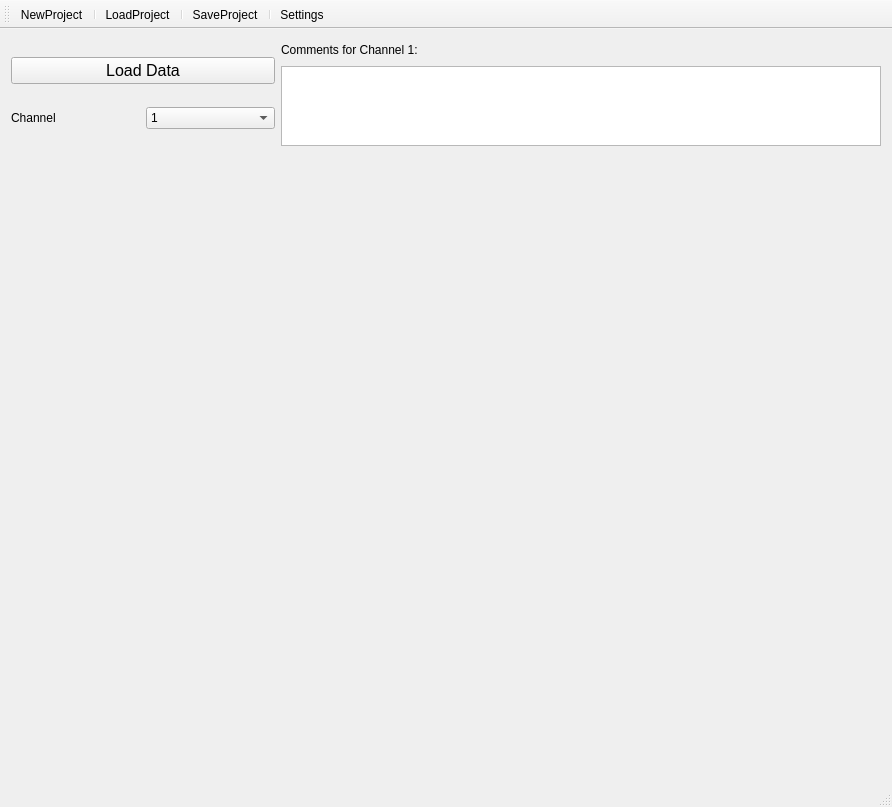
<?xml version="1.0" encoding="UTF-8"?>
<ui version="4.0">
 <class>VibraPlotterClass</class>
 <widget class="QMainWindow" name="VibraPlotterClass">
  <property name="geometry">
   <rect>
    <x>0</x>
    <y>0</y>
    <width>892</width>
    <height>807</height>
   </rect>
  </property>
  <property name="windowTitle">
   <string>VibraPlotter</string>
  </property>
  <widget class="QWidget" name="centralWidget">
   <layout class="QVBoxLayout" name="verticalLayout_2">
    <item>
     <layout class="QVBoxLayout" name="verticalLayout">
      <item>
       <layout class="QHBoxLayout" name="horizontalLayout">
        <property name="sizeConstraint">
         <enum>QLayout::SetFixedSize</enum>
        </property>
        <item>
         <layout class="QVBoxLayout" name="verticalLayout_3">
          <item>
           <widget class="QPushButton" name="LoadButton">
            <property name="font">
             <font>
              <pointsize>12</pointsize>
             </font>
            </property>
            <property name="text">
             <string>Load Data</string>
            </property>
            <property name="iconSize">
             <size>
              <width>20</width>
              <height>20</height>
             </size>
            </property>
           </widget>
          </item>
          <item>
           <layout class="QHBoxLayout" name="horizontalLayout_3">
            <item>
             <widget class="QLabel" name="label">
              <property name="sizePolicy">
               <sizepolicy hsizetype="Preferred" vsizetype="Fixed">
                <horstretch>0</horstretch>
                <verstretch>0</verstretch>
               </sizepolicy>
              </property>
              <property name="maximumSize">
               <size>
                <width>16777215</width>
                <height>30</height>
               </size>
              </property>
              <property name="text">
               <string>Channel</string>
              </property>
             </widget>
            </item>
            <item>
             <widget class="QComboBox" name="channel_combo_box">
              <item>
               <property name="text">
                <string>1</string>
               </property>
              </item>
              <item>
               <property name="text">
                <string>2</string>
               </property>
              </item>
              <item>
               <property name="text">
                <string>3</string>
               </property>
              </item>
              <item>
               <property name="text">
                <string>4</string>
               </property>
              </item>
              <item>
               <property name="text">
                <string>5</string>
               </property>
              </item>
              <item>
               <property name="text">
                <string>6</string>
               </property>
              </item>
              <item>
               <property name="text">
                <string>7</string>
               </property>
              </item>
             </widget>
            </item>
           </layout>
          </item>
         </layout>
        </item>
        <item>
         <layout class="QVBoxLayout" name="verticalLayout_5">
          <item>
           <widget class="QLabel" name="CommentsLbl">
            <property name="sizePolicy">
             <sizepolicy hsizetype="Preferred" vsizetype="Fixed">
              <horstretch>0</horstretch>
              <verstretch>0</verstretch>
             </sizepolicy>
            </property>
            <property name="maximumSize">
             <size>
              <width>150</width>
              <height>20</height>
             </size>
            </property>
            <property name="text">
             <string>Comments for Channel 1:</string>
            </property>
           </widget>
          </item>
          <item>
           <widget class="QTextEdit" name="ChannelComments">
            <property name="sizePolicy">
             <sizepolicy hsizetype="Fixed" vsizetype="Minimum">
              <horstretch>0</horstretch>
              <verstretch>0</verstretch>
             </sizepolicy>
            </property>
            <property name="minimumSize">
             <size>
              <width>600</width>
              <height>50</height>
             </size>
            </property>
            <property name="maximumSize">
             <size>
              <width>600</width>
              <height>80</height>
             </size>
            </property>
           </widget>
          </item>
         </layout>
        </item>
       </layout>
      </item>
      <item>
       <widget class="QCustomPlot" name="signalPlot" native="true">
        <zorder></zorder>
       </widget>
      </item>
      <item>
       <widget class="QCustomPlot" name="fourierPlot" native="true"/>
      </item>
     </layout>
    </item>
   </layout>
  </widget>
  <widget class="QToolBar" name="mainToolBar">
   <property name="sizePolicy">
    <sizepolicy hsizetype="Preferred" vsizetype="Fixed">
     <horstretch>0</horstretch>
     <verstretch>0</verstretch>
    </sizepolicy>
   </property>
   <property name="toolTipDuration">
    <number>-5</number>
   </property>
   <attribute name="toolBarArea">
    <enum>TopToolBarArea</enum>
   </attribute>
   <attribute name="toolBarBreak">
    <bool>false</bool>
   </attribute>
   <addaction name="actionNewProject"/>
   <addaction name="separator"/>
   <addaction name="actionLoadProject"/>
   <addaction name="separator"/>
   <addaction name="actionSaveProject"/>
   <addaction name="separator"/>
   <addaction name="actionSettings"/>
  </widget>
  <widget class="QStatusBar" name="statusBar"/>
  <action name="actionNewProject">
   <property name="icon">
    <iconset>
     <normaloff>Icons/New.png</normaloff>Icons/New.png</iconset>
   </property>
   <property name="text">
    <string>NewProject</string>
   </property>
   <property name="shortcut">
    <string>Ctrl+N</string>
   </property>
  </action>
  <action name="actionLoadProject">
   <property name="icon">
    <iconset>
     <normaloff>Icons/Load2.png</normaloff>Icons/Load2.png</iconset>
   </property>
   <property name="text">
    <string>LoadProject</string>
   </property>
  </action>
  <action name="actionSettings">
   <property name="icon">
    <iconset>
     <normaloff>Icons/Settings.png</normaloff>Icons/Settings.png</iconset>
   </property>
   <property name="text">
    <string>Settings</string>
   </property>
  </action>
  <action name="actionSaveProject">
   <property name="icon">
    <iconset>
     <normaloff>Icons/Save.png</normaloff>Icons/Save.png</iconset>
   </property>
   <property name="text">
    <string>SaveProject</string>
   </property>
   <property name="toolTip">
    <string>Save Project</string>
   </property>
  </action>
 </widget>
 <layoutdefault spacing="6" margin="11"/>
 <customwidgets>
  <customwidget>
   <class>QCustomPlot</class>
   <extends>QWidget</extends>
   <header location="global">qcustomplot.h</header>
   <container>1</container>
  </customwidget>
 </customwidgets>
 <resources>
  <include location="vibraplotter.qrc"/>
 </resources>
 <connections/>
</ui>
